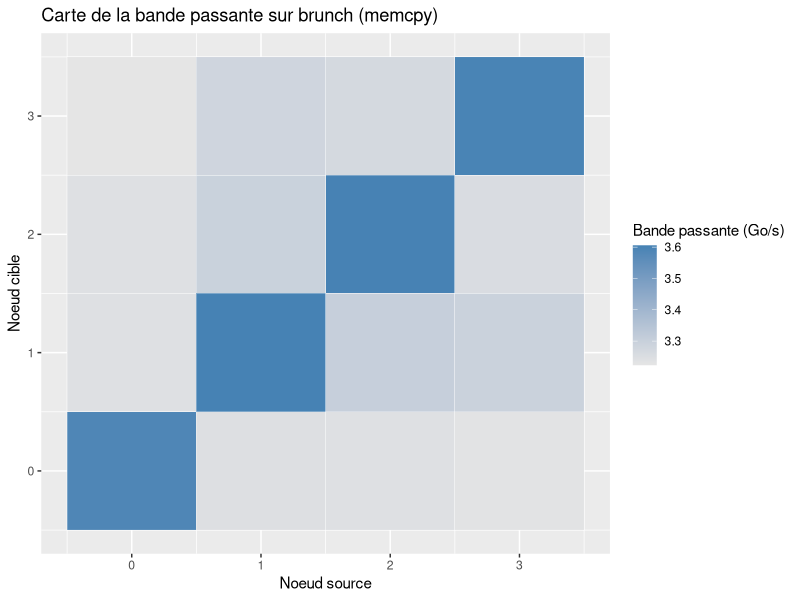

Recreate this plot in R.
library(ggplot2)
library(plyr)
library(lattice)
library(reshape)
library(scales)

node_from_core <- function(n) { return ((n%/%48)*4 + n%%4) }

bandwidth = read.table("all_data_bandwidth_brunch.dat", header=TRUE)

df_bandwidth = ddply(bandwidth, c("Exp", "node_source", "total_cores", "kernel", "size","thread_dest"), summarize, Time = mean(Time))
df_bandwidth = subset(df_bandwidth, node_source < 48 & thread_dest < 48)
df_bandwidth = transform(df_bandwidth, node_source = node_from_core(node_source), node_dest=node_from_core(thread_dest), bandwith_gb=(size/Time)/1000000)
df_bandwidth = transform(df_bandwidth, heat = (bandwith_gb))


pdf("heatmap_brunch.pdf", width = 10, height=6)
myplot=ggplot(df_bandwidth, aes(node_source, node_dest))
myplot=myplot+ geom_tile(aes(fill = heat), colour="white")
myplot=myplot+ylab("Noeud cible")
myplot=myplot+xlab("Noeud source")
myplot=myplot+ggtitle("Carte de la bande passante sur brunch (memcpy)")
myplot=myplot+scale_fill_gradient(name="Bande passante (Go/s)", low = "grey90", high = "steelblue")
#myplot=myplot+theme(plot.title = element_text(hjust = 0.5),
                    #legend.position=c(.9,.4)
                    #)

print(myplot)
dev.off()
quit()
